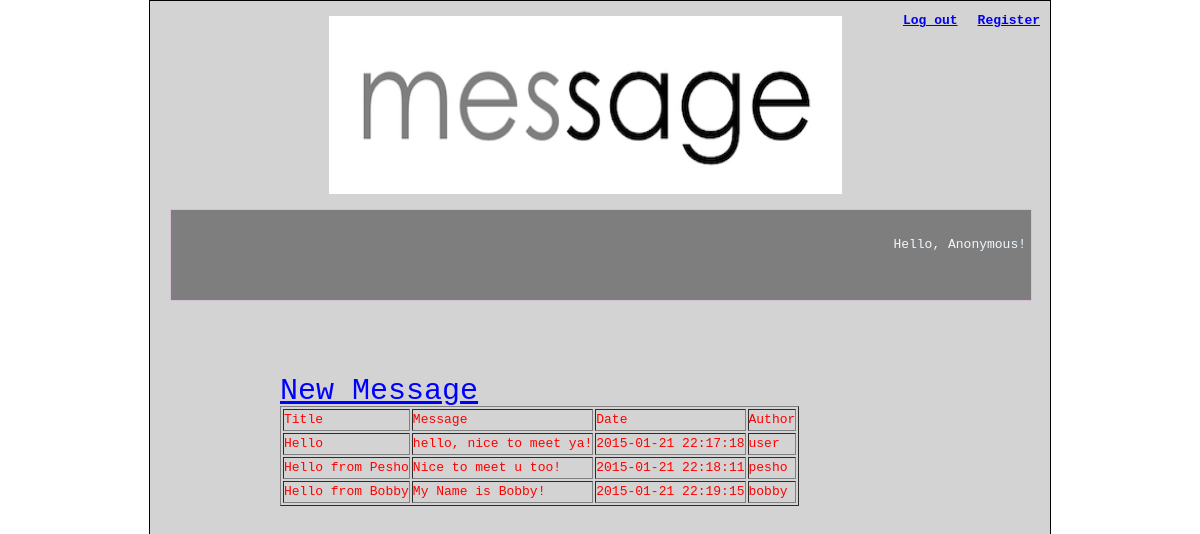
The app's page /messages.php with its own data.
### tables this page shows
CREATE TABLE IF NOT EXISTS `messages` (
  `title` varchar(50) NOT NULL,
  `message` text NOT NULL,
  `date` datetime NOT NULL,
  `author` varchar(50) NOT NULL
);

### messages.php (the view, shortened to what this page needs)
<?php
require './database/db_connection.php';
?>
<?php
include './inc/header.php';
?>
<a style="font-size: 30px; color: blue;" href="new_message.php">New Message</a>
<?php
$sql = 'SELECT title AS Title, message AS Message, date AS Date, author AS Author
       FROM messages
       ORDER BY Date ASC';
$mysql = mysqli_query($connection, $sql);
if ($mysql->num_rows > 0) {
        echo '<table border="1"><tr><td>Title</td><td>Message</td><td>Date</td><td>Author</td></tr>';
        while($row = $mysql->fetch_assoc()){
            echo '<tr>
                   <td>'.$row['Title'].'</td>
                   <td>'.$row['Message'].'</td>
                   <td>'.$row['Date'].'</td>
                   <td>'.$row['Author'].'</td>
                 </tr>';
            }
    }else{
        echo 'No messages are added';
    }
?>
<?php
include './inc/footer.php';

### inc/header.php (shortened to what this page needs)
<!DOCTYPE html>
<html>
    <head>
        <link rel="stylesheet" type="text/css" href="styles/style.css"/>
    </head>
    <body>
        <div class="wrapper">
            <div class="top">
                <div class="logo">
                    <a href="index.php">
                        <img class="logo1" src="img/m1.jpg"></img>
                    </a>
                </div>
                <div class="date">
                    <a href="register.php"><strong>Register</strong></a>
                </div>
                <div class="date">
                    <a href="inc/destroy.php"><strong>Log out</strong></a>
                </div>
                <div class="menu">
                    <ul>
                    </ul>
                    <div class="greeting">
                        <?php
                        if (isset($_SESSION['isLogged'])) {
                            echo '<p class="username">Hello ,'. $_SESSION['user'] .'!</p>';
                        }else{
                            echo '<p class="username">Hello, Anonymous!<p>';
                        }
                        ?>
                    </div>
                </div>
            </div>
            <div class="container">

### inc/footer.php
</div>
</div>
</body>
</html>

### styles/style.css (style rules this page uses)
* { padding: 0; margin: 0; }
body { color: #7F7E7E; font-family: "Courier New", Courier, monospace; font-size: 13px; line-height: 20px; }
.wrapper { margin: 0 auto; width: 900px; border: 1px solid black; background: none repeat scroll 0% 0% lightgray; }
.container { margin: 80px auto; width: 640px; height: 340px; }
.top { position: relative; width: 100%; height: 300px; }
.logo { position: absolute; width: 600px; height: 179px; top: 0; margin-left: 179px; margin-top: 15px; }
.logo1 { width: 513px; height: 178px; }
.menu { position: absolute; bottom: 0; width: 850px; height: 80px; padding : 5px; left: 20px; border: 1px solid #D8BFD8; background-color: #7F7E7E; }
.menu ul { margin-left: 130px; }
.date { float: right; padding: 10px; }
.greeting { float: right; }
.username { color: #F0F8FF; }
table tr td { color: red; }

### records on screen
messages: title "Hello", message "hello, nice to meet ya!", date "2015-01-21 22:17:18", author "user"
messages: title "Hello from Pesho", message "Nice to meet u too!", date "2015-01-21 22:18:11", author "pesho"
messages: title "Hello from Bobby", message "My Name is Bobby!", date "2015-01-21 22:19:15", author "bobby"
